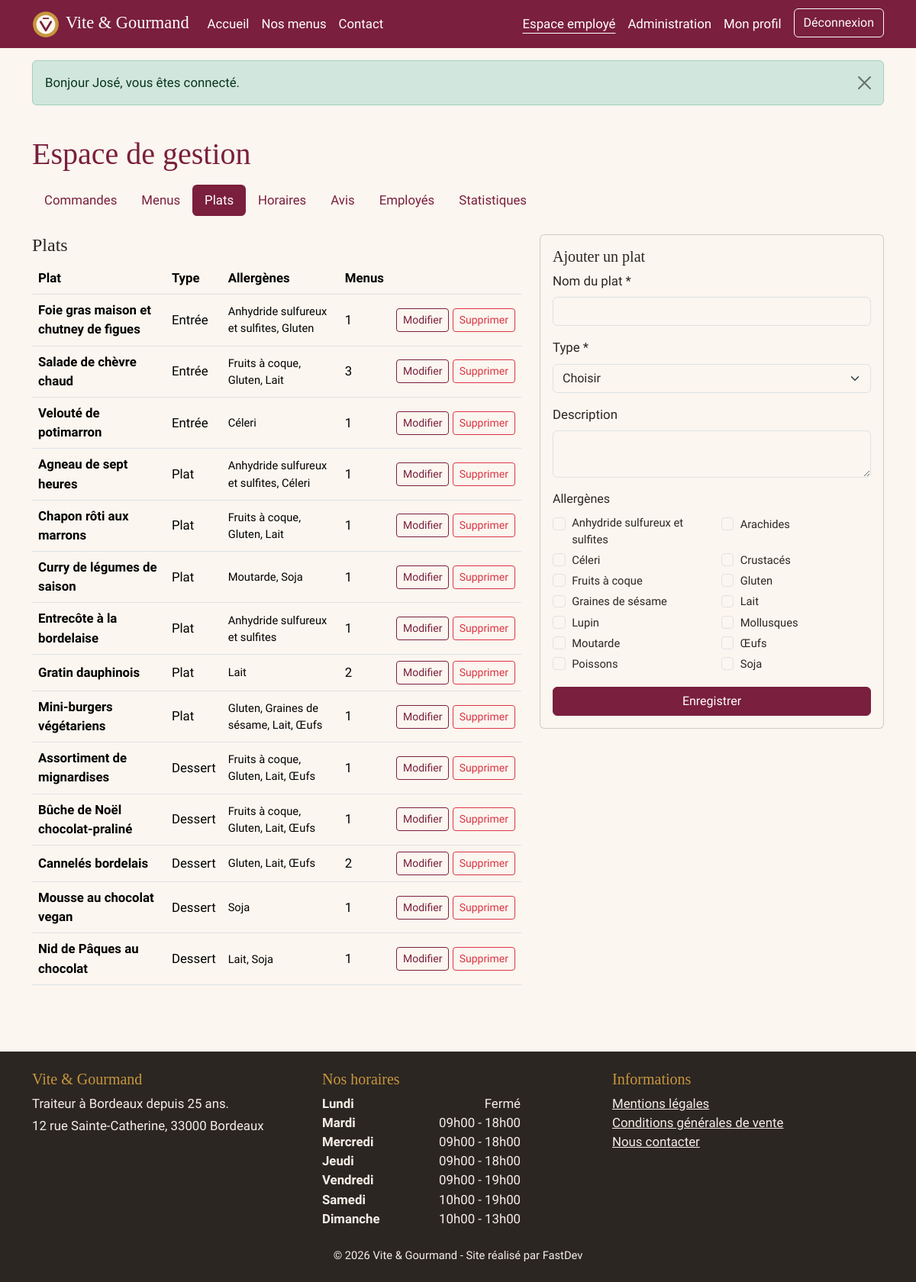
/employe/plats (signed in), run on the app's committed database.
### tables this page shows
CREATE TABLE plat (
    plat_id     INT UNSIGNED AUTO_INCREMENT PRIMARY KEY,
    titre_plat  VARCHAR(150) NOT NULL,
    type_plat   ENUM('entree', 'plat', 'dessert') NOT NULL,
    description TEXT NULL
);

CREATE TABLE allergene (
    allergene_id INT UNSIGNED AUTO_INCREMENT PRIMARY KEY,
    libelle      VARCHAR(100) NOT NULL UNIQUE
);

CREATE TABLE horaire (
    horaire_id      INT UNSIGNED AUTO_INCREMENT PRIMARY KEY,
    jour            ENUM('lundi','mardi','mercredi','jeudi','vendredi','samedi','dimanche') NOT NULL UNIQUE,
    heure_ouverture TIME NULL,
    heure_fermeture TIME NULL,
    ferme           BOOLEAN NOT NULL DEFAULT FALSE
);

### pages/employe/plats.php (called while the page is built, shortened)
<?php
$errors = [];
$edition = null;
$allergenes = Database::run('SELECT allergene_id, libelle FROM allergene ORDER BY libelle')->fetchAll();
$plats = Database::run(
    "SELECT p.plat_id, p.titre_plat, p.type_plat,
            GROUP_CONCAT(DISTINCT a.libelle ORDER BY a.libelle SEPARATOR ', ') AS allergenes,
            COUNT(DISTINCT mp.menu_id) AS nb_menus
     FROM plat p
     LEFT JOIN plat_allergene pa ON pa.plat_id = p.plat_id
     LEFT JOIN allergene a ON a.allergene_id = pa.allergene_id
     LEFT JOIN menu_plat mp ON mp.plat_id = p.plat_id
     GROUP BY p.plat_id
     ORDER BY FIELD(p.type_plat, 'entree', 'plat', 'dessert'), p.titre_plat"
)->fetchAll();
render('employe/plats', [
    'title'      => 'Gestion des plats',
    'plats'      => $plats,
    'allergenes' => $allergenes,
    'edition'    => $edition ?? ['plat_id' => 0, 'titre_plat' => '', 'type_plat' => '', 'description' => '', 'allergenes' => []],
    'errors'     => $errors,
]);

### public/index.php (called while the page is built, shortened)
<?php
$routes = [
    '/'                        => ['accueil', PUBLIC_],
    '/menus'                   => ['menus', PUBLIC_],
    '/menu'                    => ['menu', PUBLIC_],
    '/contact'                 => ['contact', PUBLIC_],
    '/mentions-legales'        => ['mentions-legales', PUBLIC_],
    '/cgv'                     => ['cgv', PUBLIC_],
    '/inscription'             => ['auth/inscription', PUBLIC_],
    '/connexion'               => ['auth/connexion', PUBLIC_],
    '/deconnexion'             => ['auth/deconnexion', CONNECTE],
    '/mot-de-passe-oublie'     => ['auth/mot-de-passe-oublie', PUBLIC_],
    '/reinitialiser'           => ['auth/reinitialiser', PUBLIC_],
    '/api/menus'               => ['api/menus', PUBLIC_],
    '/commander'               => ['commande/commander', CLIENT],
    '/espace'                  => ['espace/commandes', CLIENT],
    '/espace/commande'         => ['espace/commande', CLIENT],
    '/espace/commande/modifier'=> ['espace/modifier', CLIENT],
    '/espace/avis'             => ['espace/avis', CLIENT],
    '/espace/profil'           => ['espace/profil', CONNECTE],
    '/employe'                 => ['employe/commandes', STAFF],
    '/employe/commande'        => ['employe/commande', STAFF],
    '/employe/menus'           => ['employe/menus', STAFF],
    '/employe/menu'            => ['employe/menu-form', STAFF],
    '/employe/plats'           => ['employe/plats', STAFF],
    '/employe/horaires'        => ['employe/horaires', STAFF],
    '/employe/avis'            => ['employe/avis', STAFF],
    '/admin/employes'          => ['admin/employes', ADMIN],
    '/admin/statistiques'      => ['admin/statistiques', ADMIN],
    '/api/statistiques'        => ['api/statistiques', ADMIN],
];
$path = rtrim(current_path(), '/') ?: '/';
try {
    [$page, $roles] = $routes[$path];
    Auth::refresh();
    require dirname(__DIR__) . '/pages/' . $page . '.php';
} catch (\Throwable $e) {
    error_log((string) $e);
    if (App\Env::bool('APP_DEBUG')) {
        throw $e;
    }
    abort(500, 'Une erreur inattendue est survenue. Veuillez réessayer plus tard.');
}

### src/Auth.php (called while the page is built, shortened)
<?php
final class Auth
{
    public static function user(): ?array
    {
        return $_SESSION['user'] ?? null;
    }
    public static function id(): ?int
    {
        return self::user()['id'] ?? null;
    }
    public static function hasRole(string ...$roles): bool
    {
        $user = self::user();
        return $user !== null && in_array($user['role'], $roles, true);
    }
    public static function isStaff(): bool
    {
        return self::hasRole(self::EMPLOYE, self::ADMIN);
    }
    public static function refresh(): void
    {
        $row = Database::run(
            'SELECT u.actif, r.libelle AS role FROM utilisateur u JOIN role r ON r.role_id = u.role_id
             WHERE u.utilisateur_id = :id',
            ['id' => self::id()]
        )->fetch();
    }
}

### src/Env.php (called while the page is built, shortened)
<?php
final class Env
{
    public static function get(string $key, string $default = ''): string
    {
        $value = getenv($key);
        return $value === false ? $default : $value;
    }
}

### src/Database.php (called while the page is built, shortened)
<?php
final class Database
{
    private static ?PDO $pdo = null;
    public static function pdo(): PDO
    {
        if (self::$pdo === null) {
            $dsn = sprintf(
                'mysql:host=%s;port=%s;dbname=%s;charset=utf8mb4',
                Env::get('DB_HOST', '127.0.0.1'),
                Env::get('DB_PORT', '3306'),
                Env::get('DB_NAME', 'vite_gourmand')
            );
            $options = [
                PDO::ATTR_ERRMODE            => PDO::ERRMODE_EXCEPTION,
                PDO::ATTR_DEFAULT_FETCH_MODE => PDO::FETCH_ASSOC,
                PDO::ATTR_EMULATE_PREPARES   => false,
            ];
            $ca = Env::get('DB_SSL_CA');
            self::$pdo = new PDO($dsn, Env::get('DB_USER', 'root'), Env::get('DB_PASSWORD'), $options);
            self::$pdo->exec("SET time_zone = '" . (new \DateTimeImmutable())->format('P') . "'");
        }
        return self::$pdo;
    }
    public static function run(string $sql, array $params = []): \PDOStatement
    {
        $stmt = self::pdo()->prepare($sql);
        $stmt->execute($params);
        return $stmt;
    }
}

### templates/pages/employe/plats.php (the view, shortened to what this page needs)
<?php $types = ['entree' => 'Entrée', 'plat' => 'Plat', 'dessert' => 'Dessert']; ?>
<div class="container py-4">
    <h1 class="mb-3">Espace de gestion</h1>
    <?= render_partial('partials/nav-staff') ?>
    <div class="row g-4">
        <div class="col-lg-7">
            <h2 class="h4">Plats</h2>
            <div class="table-responsive">
                <table class="table align-middle">
                    <thead><tr><th scope="col">Plat</th><th scope="col">Type</th><th scope="col">Allergènes</th><th scope="col">Menus</th><th scope="col"><span class="visually-hidden">Actions</span></th></tr></thead>
                    <tbody>
                    <?php foreach ($plats as $p): ?>
                        <tr>
                            <th scope="row"><?= e($p['titre_plat']) ?></th>
                            <td><?= e($types[$p['type_plat']]) ?></td>
                            <td class="small"><?= e($p['allergenes'] ?? '-') ?></td>
                            <td><?= (int) $p['nb_menus'] ?></td>
                            <td class="text-nowrap">
                                <a class="btn btn-sm btn-outline-bordeaux" href="/employe/plats?id=<?= (int) $p['plat_id'] ?>">Modifier<span class="visually-hidden"> <?= e($p['titre_plat']) ?></span></a>
                                <form method="post" action="/employe/plats" class="d-inline js-confirmer" data-confirmation="Supprimer le plat « <?= e($p['titre_plat']) ?> » ? Il sera retiré de <?= (int) $p['nb_menus'] ?> menu(s).">
                                    <button type="submit" class="btn btn-sm btn-outline-danger">Supprimer<span class="visually-hidden"> <?= e($p['titre_plat']) ?></span></button>
                                </form>
                            </td>
                        </tr>
                    <?php endforeach; ?>
                    </tbody>
                </table>
            </div>
        </div>
        <div class="col-lg-5">
            <form method="post" action="/employe/plats" class="card card-body" novalidate>
                <h2 class="h5"><?= $edition['plat_id'] ? 'Modifier le plat' : 'Ajouter un plat' ?></h2>
                <div class="mb-3">
                    <label for="titre_plat" class="form-label">Nom du plat <span aria-hidden="true">*</span></label>
                    <input type="text" class="form-control<?= aria_invalid($errors, 'titre_plat') ?>" id="titre_plat" name="titre_plat" value="<?= old($edition, 'titre_plat') ?>" required maxlength="150">
                </div>
                <div class="mb-3">
                    <label for="type_plat" class="form-label">Type <span aria-hidden="true">*</span></label>
                    <select class="form-select<?= aria_invalid($errors, 'type_plat') ?>" id="type_plat" name="type_plat" required>
                        <option value="">Choisir</option>
                    </select>
                </div>
                <div class="mb-3">
                    <label for="description" class="form-label">Description</label>
                    <textarea class="form-control" id="description" name="description" rows="2"><?= old($edition, 'description') ?></textarea>
                </div>
                <fieldset class="mb-3">
                    <legend class="form-label fs-6">Allergènes</legend>
                    <div class="row">
                        <?php foreach ($allergenes as $a): ?>
                            <div class="col-6">
                                <div class="form-check">
                                    <input class="form-check-input" type="checkbox" name="allergenes[]" id="all-<?= (int) $a['allergene_id'] ?>" value="<?= (int) $a['allergene_id'] ?>"
                                        <?= in_array((int) $a['allergene_id'], $edition['allergenes'] ?? [], true) ? 'checked' : '' ?>>
                                    <label class="form-check-label small" for="all-<?= (int) $a['allergene_id'] ?>"><?= e($a['libelle']) ?></label>
                                </div>
                            </div>
                        <?php endforeach; ?>
                    </div>
                </fieldset>
                <button type="submit" class="btn btn-bordeaux">Enregistrer</button>
            </form>
        </div>
    </div>
</div>

### templates/layout.php (shortened to what this page needs)
<?php
$user = Auth::user();
?>
<!DOCTYPE html>
<html lang="fr">
<head>
    <link href="https://cdn.jsdelivr.net/npm/bootstrap@5.3.3/dist/css/bootstrap.min.css" rel="stylesheet"
>
    <link href="/assets/css/style.css" rel="stylesheet">
</head>
<body>
<header>
    <nav class="navbar navbar-expand-lg navbar-dark bg-bordeaux" aria-label="Menu principal">
        <div class="container">
            <a class="navbar-brand" href="/">
                <img src="/assets/img/logo.svg" alt="" width="36" height="36" class="me-2">Vite &amp; Gourmand
            </a>
            <div class="collapse navbar-collapse" id="navPrincipale">
                <ul class="navbar-nav me-auto">
                    <li class="nav-item"><a class="nav-link<?= nav_active('/') ?>" href="/">Accueil</a></li>
                    <li class="nav-item"><a class="nav-link<?= nav_active('/menus') ?>" href="/menus">Nos menus</a></li>
                    <li class="nav-item"><a class="nav-link<?= nav_active('/contact') ?>" href="/contact">Contact</a></li>
                </ul>
                <ul class="navbar-nav">
                    <?php if ($user === null): ?>
                        <li class="nav-item"><a class="nav-link<?= nav_active('/connexion') ?>" href="/connexion">Connexion</a></li>
                        <li class="nav-item"><a class="btn btn-or ms-lg-2" href="/inscription">Créer un compte</a></li>
                    <?php else: ?>
                        <?php if (Auth::isStaff()): ?>
                            <li class="nav-item"><a class="nav-link<?= nav_active('/employe') ?>" href="/employe">Espace employé</a></li>
                        <?php endif; ?>
                        <?php if ($user['role'] === Auth::ADMIN): ?>
                            <li class="nav-item"><a class="nav-link<?= nav_active('/admin/statistiques') ?>" href="/admin/statistiques">Administration</a></li>
                        <?php endif; ?>
                        <li class="nav-item"><a class="nav-link<?= nav_active('/espace/profil') ?>" href="/espace/profil">Mon profil</a></li>
                        <li class="nav-item">
                            <form action="/deconnexion" method="post" class="d-inline">
                                <button type="submit" class="btn btn-outline-light ms-lg-2">Déconnexion</button>
                            </form>
                        </li>
                    <?php endif; ?>
                </ul>
            </div>
        </div>
    </nav>
</header>
<main id="contenu" tabindex="-1">
    <?php $messages = flashes(); if ($messages): ?>
        <div class="container mt-3">
            <?php foreach ($messages as $m): ?>
                <div class="alert alert-<?= e($m['type']) ?> alert-dismissible fade show" role="alert">
                    <?= e($m['message']) ?>
                    <button type="button" class="btn-close" data-bs-dismiss="alert" aria-label="Fermer le message"></button>
                </div>
            <?php endforeach; ?>
        </div>
    <?php endif; ?>
    <?= $contenu ?>
</main>
<footer class="footer mt-5">
    <div class="container py-4">
        <div class="row g-4">
            <div class="col-md-4">
                <h2 class="h5">Vite &amp; Gourmand</h2>
                <p class="mb-1">Traiteur à Bordeaux depuis 25 ans.</p>
                <p class="mb-0">12 rue Sainte-Catherine, 33000 Bordeaux</p>
            </div>
            <div class="col-md-4">
                <h2 class="h5">Nos horaires</h2>
                <ul class="list-unstyled horaires mb-0">
                    <?php $horaires = horaires(); if (!$horaires): ?><li>Horaires momentanément indisponibles</li><?php endif; ?>
                    <?php foreach ($horaires as $h): ?>
                        <li>
                            <span class="jour"><?= e(ucfirst($h['jour'])) ?></span>
                            <span><?= $h['ferme'] ? 'Fermé' : e(heure_fr($h['heure_ouverture']) . ' - ' . heure_fr($h['heure_fermeture'])) ?></span>
                        </li>
                    <?php endforeach; ?>
                </ul>
            </div>
            <div class="col-md-4">
                <h2 class="h5">Informations</h2>
                <ul class="list-unstyled mb-0">
                    <li><a href="/mentions-legales">Mentions légales</a></li>
                    <li><a href="/cgv">Conditions générales de vente</a></li>
                    <li><a href="/contact">Nous contacter</a></li>
                </ul>
            </div>
        </div>
        <p class="text-center small mt-4 mb-0">&copy; <?= date('Y') ?> Vite &amp; Gourmand - Site réalisé par FastDev</p>
    </div>
</footer>
</body>
</html>

### data on the page
plat: titre_plat "Foie gras maison et chutney de figues", type_plat "Entrée", allergenes "Anhydride sulfureux et sulfites, Gluten", nb_menus "1"
plat: titre_plat "Salade de chèvre chaud", type_plat "Entrée", allergenes "Fruits à coque, Gluten, Lait", nb_menus "3"
plat: titre_plat "Velouté de potimarron", type_plat "Entrée", allergenes "Céleri", nb_menus "1"
plat: titre_plat "Agneau de sept heures", type_plat "Plat", allergenes "Anhydride sulfureux et sulfites, Céleri", nb_menus "1"
plat: titre_plat "Chapon rôti aux marrons", type_plat "Plat", allergenes "Fruits à coque, Gluten, Lait", nb_menus "1"
plat: titre_plat "Curry de légumes de saison", type_plat "Plat", allergenes "Moutarde, Soja", nb_menus "1"
plat: titre_plat "Entrecôte à la bordelaise", type_plat "Plat", allergenes "Anhydride sulfureux et sulfites", nb_menus "1"
plat: titre_plat "Gratin dauphinois", type_plat "Plat", allergenes "Lait", nb_menus "2"
plat: titre_plat "Mini-burgers végétariens", type_plat "Plat", allergenes "Gluten, Graines de sésame, Lait, Œufs", nb_menus "1"
plat: titre_plat "Assortiment de mignardises", type_plat "Dessert", allergenes "Fruits à coque, Gluten, Lait, Œufs", nb_menus "1"
plat: titre_plat "Bûche de Noël chocolat-praliné", type_plat "Dessert", allergenes "Fruits à coque, Gluten, Lait, Œufs", nb_menus "1"
plat: titre_plat "Cannelés bordelais", type_plat "Dessert", allergenes "Gluten, Lait, Œufs", nb_menus "2"
plat: titre_plat "Mousse au chocolat vegan", type_plat "Dessert", allergenes "Soja", nb_menus "1"
plat: titre_plat "Nid de Pâques au chocolat", type_plat "Dessert", allergenes "Lait, Soja", nb_menus "1"
allergene: libelle "Anhydride sulfureux et sulfites"
allergene: libelle "Arachides"
allergene: libelle "Céleri"
allergene: libelle "Crustacés"
allergene: libelle "Fruits à coque"
allergene: libelle "Gluten"
allergene: libelle "Graines de sésame"
allergene: libelle "Lait"
allergene: libelle "Lupin"
allergene: libelle "Mollusques"
allergene: libelle "Moutarde"
allergene: libelle "Œufs"
allergene: libelle "Poissons"
allergene: libelle "Soja"
horaire: jour "Lundi", ferme "Fermé"
horaire: jour "Mardi", heure_ouverture+heure_fermeture "09h00 - 18h00"
horaire: jour "Mercredi", heure_ouverture+heure_fermeture "09h00 - 18h00"
horaire: jour "Jeudi", heure_ouverture+heure_fermeture "09h00 - 18h00"
horaire: jour "Vendredi", heure_ouverture+heure_fermeture "09h00 - 19h00"
horaire: jour "Samedi", heure_ouverture+heure_fermeture "10h00 - 19h00"
horaire: jour "Dimanche", heure_ouverture+heure_fermeture "10h00 - 13h00"

### other printed values
$m['message'] "Bonjour José, vous êtes connecté."
